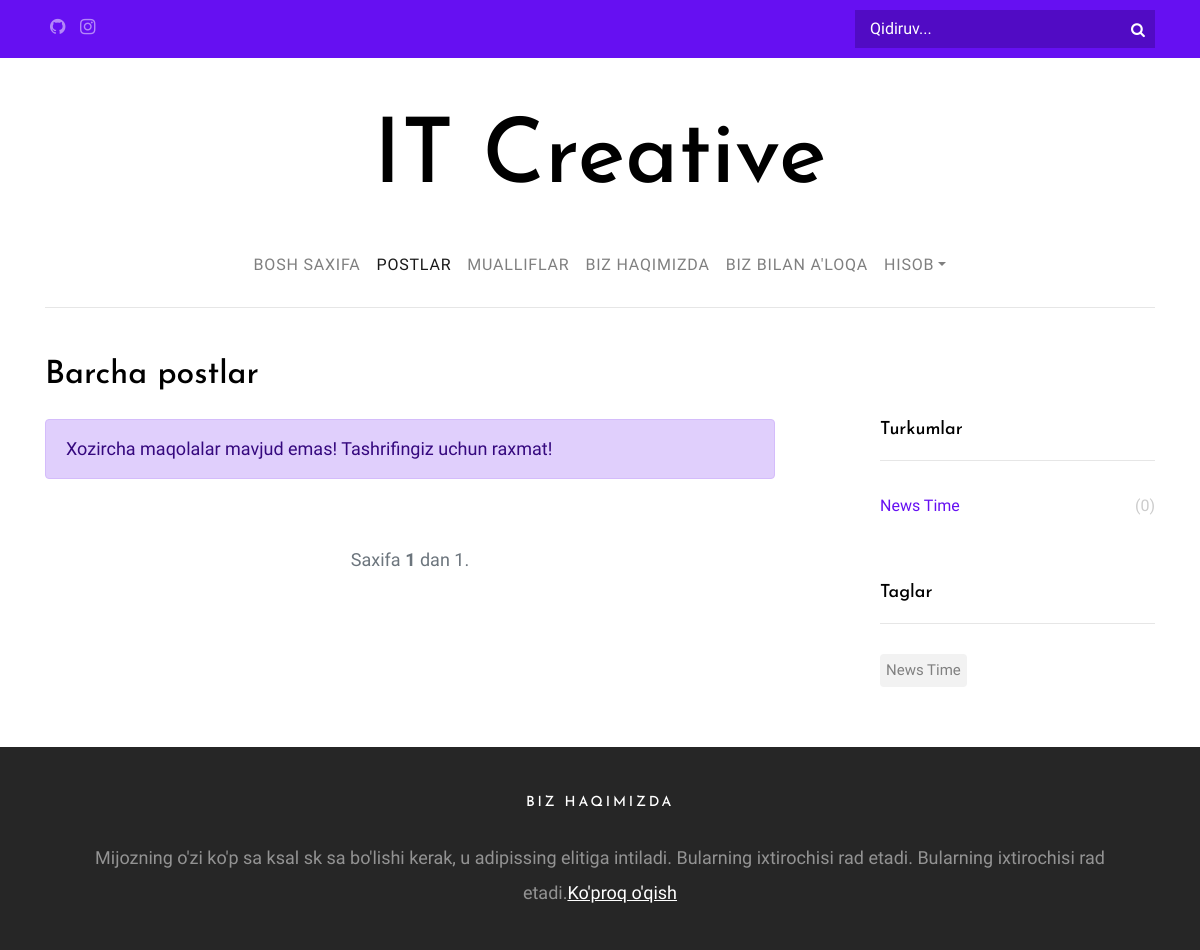
Page /post/ on the earlier database version.
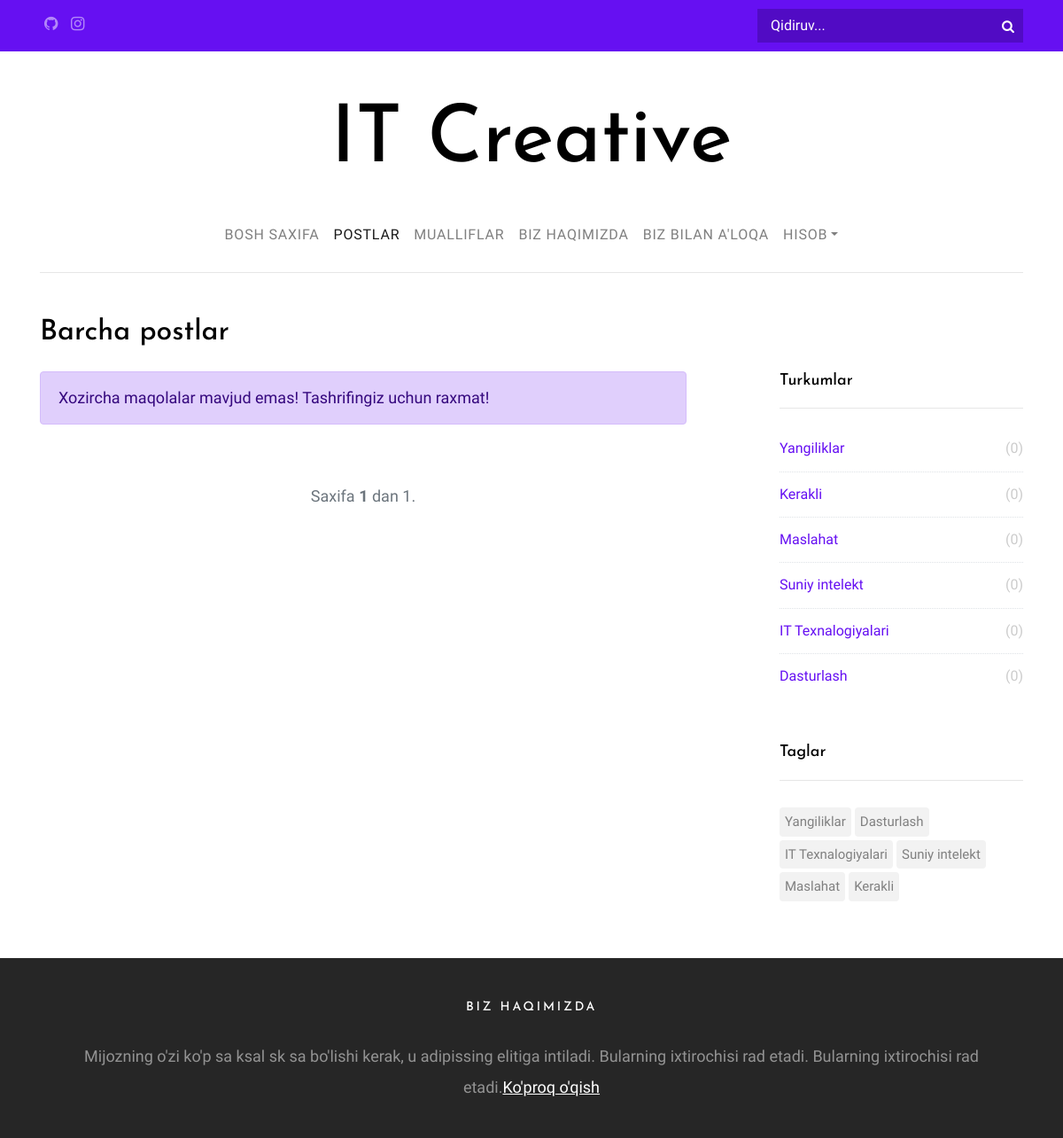
Same page on the later database version.
### posts/models.py (models this page shows)
class Category(models.Model):
    name = models.CharField(max_length=50, verbose_name='Kategoriya nomi')
    slug = models.SlugField(unique=True, help_text="Bu joyni qo'lda o'zgartirmaslik tavsiya etiladi.")
    def __str__(self):
        return self.name

class Tag(models.Model):
    name = models.CharField(max_length=50, verbose_name='Yorliq nomi')
    slug = models.SlugField(unique=True, help_text="Bu joyni qo'lda o'zgartirmaslik tavsiya etiladi.")
    def __str__(self):
        return self.name

### posts/views.py (the view)
# urls.py: path('', views.PostList, name='posts'),
def PostList(request, category_slug=None, tag_slug=None):
    category_page = None
    tag_page = None
    categories = Category.objects.all()
    tags = Tag.objects.all()
    popularposts = Post.objects.filter(available=True).annotate(viewyek=Count('views')).order_by('-viewyek')[:3]  # Get popular 3 posts
    context = {}
    if category_slug is not None:
        category_page = get_object_or_404(Category, slug=category_slug)
        posts = Post.objects.filter(available=True, category=category_page).order_by('-created')
        context.update({'title': "Turkum bo'yicha xabarlar"})
    elif tag_slug is not None:
        tag_page = get_object_or_404(Tag, slug=tag_slug)
        posts = Post.objects.filter(available=True, tags=tag_page).order_by('-created')
        context.update({'title': "Teg bo'yicha xabarlar"})
    else:
        posts = Post.objects.all().filter(available=True).order_by('-created')
        context.update({'title': 'Barcha postlar'})
    paginator = Paginator(posts, 8)  # Show 8 object per page.
    page_number = request.GET.get('page')
    post_list = paginator.get_page(page_number)
    context.update({
        'post_list': post_list,
        'popularposts': popularposts,
        'categories': categories,
        'tags': tags,
    })
    return render(request, 'posts.html', context)

### templates/posts.html (shortened to what this page needs)
{% extends 'partials/_base.html' %}
{% load static %}
{% block content %}
    <section class="site-section py-sm pt-5">
    <div class="container">
    <div class="row">
        <div class="col-md-6">
            <h2 class="mb-4">{{ title }}</h2>
        </div>
    </div>
    <div class="row blog-entries">
    <div class="col-md-12 col-lg-8 main-content">
        <div class="row">
            {% if post_list %}
                {% for post in post_list %}
                    <div class="col-md-6">
                        <a href="{% url 'posts:postDetail' post.category.slug post.id post.slug %}" class="blog-entry element-animate" data-animate-effect="fadeIn">
                            <img class="imgyek" style="height: 210px; width: 100%" src="{{ post.image.url }}" alt="Image placeholder">
                            <div class="blog-content-body">
                                <div class="post-meta">
                                    <span class="author"><img src="{{ post.author.userdetail.image.url }}" alt="Colorlib"> {{ post.author.username | title }} &bullet; </span>
                                    <span>{{ post.created | date }} &bullet;</span>
                                    <span><span class="fa fa-eye"></span> {{ post.getHitCount }}</span>
                                </div>
                                <h2>{{ post.title | title | truncatechars:30}}</h2>
                                <p class="mb-0">{{ post.content|safe|truncatechars:125|linebreaks }}</p>
                            </div>
                        </a>
                    </div>
                {% endfor %}
            {% else %}
                <div class="col-md-12">
                    <div class="alert alert-primary" role="alert">
                        Xozircha maqolalar mavjud emas!
                        Tashrifingiz uchun raxmat!
                    </div>
                </div>
            {% endif %}
        </div>
        <div class="row mt-5">
            <div class="col-md-12 text-center">
                <nav aria-label="Page navigation" class="text-center">
                    <ul class="pagination">
                        <span class="step-links">
                            <span class="current">
                                    Saxifa <span class="font-weight-bold">{{ post_list.number }}</span> dan {{ post_list.paginator.num_pages }}.
                            </span>
                        </span>
                    </ul>
                </nav>
            </div>
        </div>
    </div>
{% endblock %}

### templates/partials/_sidebar.html (shortened to what this page needs)
{% load static %}
<div class="col-md-12 col-lg-4 sidebar">
    {% if categories %}
        <div class="sidebar-box">
            <h3 class="heading">Turkumlar</h3>
            <ul class="categories">
                {% for category in categories %}
                    <li><a href="{% url 'posts:posts_by_category' category.slug %}">{{ category }} <span>({{ category.post_set.count }})</span></a></li>
                {% endfor %}
            </ul>
        </div>
    {% endif %}
    {% if tags %}
        <div class="sidebar-box">
            <h3 class="heading">Taglar</h3>
            <ul class="tags">
                {% for tag in tags %}
                    <li><a href="{% url 'posts:posts_by_tag' tag.slug %}">{{ tag }}</a></li>
                {% endfor %}
            </ul>
        </div>
    {% endif %}
</div>
</div>
</div>
</section>

Differences in the rows shown:
removed Tag: name "News Time"
changed Category: name "News Time" → "Yangiliklar"
added Category: name "Kerakli", post_set.count "0"
added Category: name "Maslahat", post_set.count "0"
added Category: name "Suniy intelekt", post_set.count "0"
added Category: name "IT Texnalogiyalari", post_set.count "0"
added Category: name "Dasturlash", post_set.count "0"
added Tag: name "Yangiliklar"
added Tag: name "Dasturlash"
added Tag: name "IT Texnalogiyalari"
added Tag: name "Suniy intelekt"
added Tag: name "Maslahat"
added Tag: name "Kerakli"
